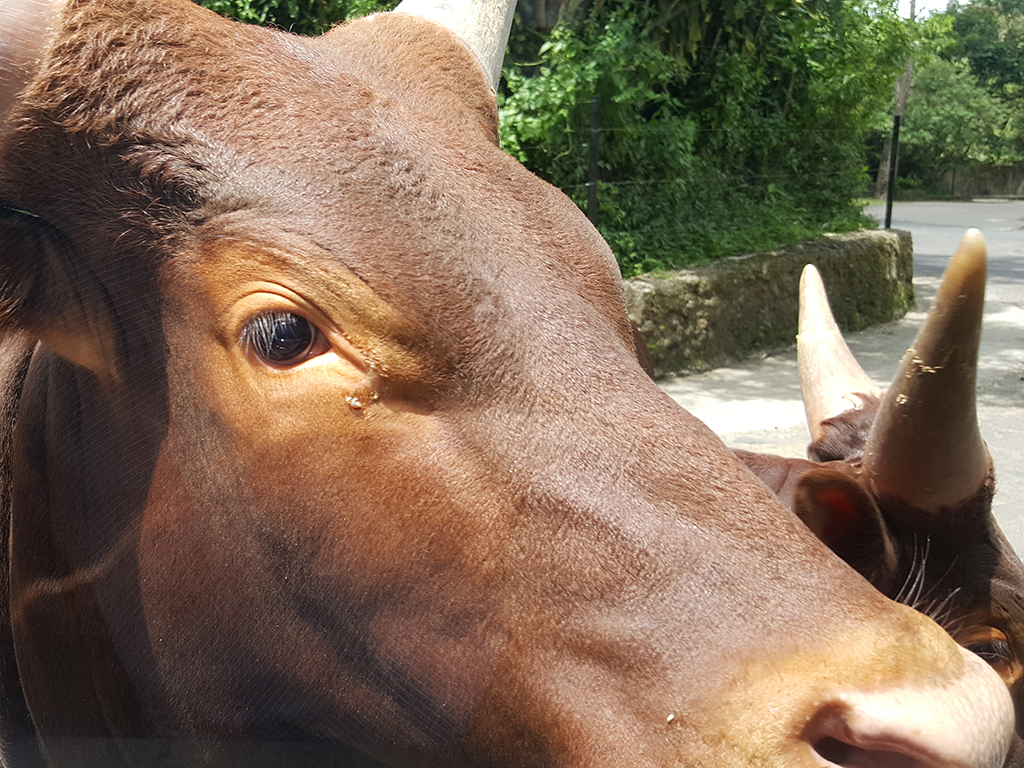
#> input picture images/ani1.jpg, 1024 x 768 px
$ python histogram.py --image ../images/ani1.jpg --histogram_type 5
#> lines starting #> are read from the running program, lines starting #| are printed output that depends on the picture
# 필요한 패키지를 import함
from __future__ import print_function
import argparse
import cv2
import matplotlib.pylab as plt
#from matplotlib import pyplot as plt

def histogram(img):
	length = len(img.shape)
	hist = []

	# 그레이스케일
	if length==2:
		gray = cv2.calcHist([img], [0], None, [256], [0, 256])
		hist.append(gray)

	# 칼라
	elif length==3:
		for idx in range(3):
			element=cv2.calcHist([img], [idx], None, [256], [0, 256])
			hist.append(element)

	return hist

if __name__ == '__main__' :
	# 명령행 인자 처리
	ap = argparse.ArgumentParser()
	ap.add_argument('-i', '--image', required = True, \
			help = 'Path to the input image')
	ap.add_argument('-t', '--histogram_type', \
			type = int, required = True, \
			help = 'histogram type(1: grayscale, 3: color')
	args = vars(ap.parse_args())

	filename = args['image']
	histogram_type = args['histogram_type']

	# OpenCV를 사용하여 영상 데이터 로딩
	image = cv2.imread(filename)
#> image is the input picture: shape (768, 1024, 3); mean B, G, R 87.3, 107.5, 128.3

	if histogram_type == 1:
		# Grayscale 영상으로 변환
		image = cv2.cvtColor(image, cv2.COLOR_BGR2GRAY)

	# 히스토그램 계산
	hist = histogram(image)
#> after the loop in histogram, `for idx in range(3):`: hist = 3 items
#> hist = 3 items

	# 히스토그램 출력
	if len(hist) == 1:
		plt.subplot(1, 2, 1), plt.imshow(image, 'gray')
		plt.title('image'), plt.xticks([]), plt.yticks([])
		plt.subplot(1, 2, 2), plt.plot(hist[0])
		plt.title('histogram'), plt.xlim([0,256])
	else:
		color = ('b', 'g', 'r')
		image = cv2.cvtColor(image, cv2.COLOR_BGR2RGB)
		plt.subplot(1, 2, 1), plt.imshow(image)
		plt.title('image'), plt.xticks([]), plt.yticks([])
		for n, col in enumerate(color):
		    plt.subplot(1, 2, 2)
		    plt.plot(hist[n], color = col)
		plt.title('histogram'), plt.xlim([0,256])
	plt.show()
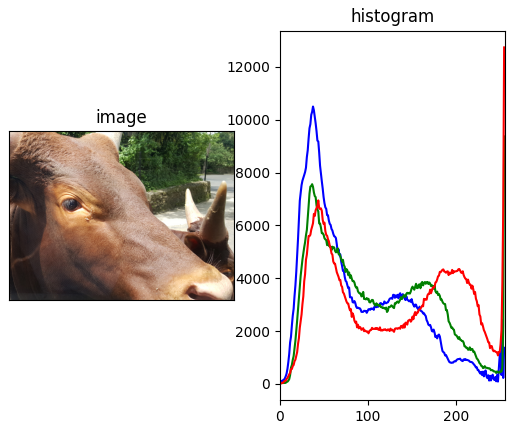
#> figure drawn by matplotlib, 2 panels; panel 2: curve peaks at x = 38, y = 10497; panel 2: curve peaks at x = 255, y = 9366; panel 2: curve peaks at x = 255, y = 12734

$ run again, on images/ani3.jpg
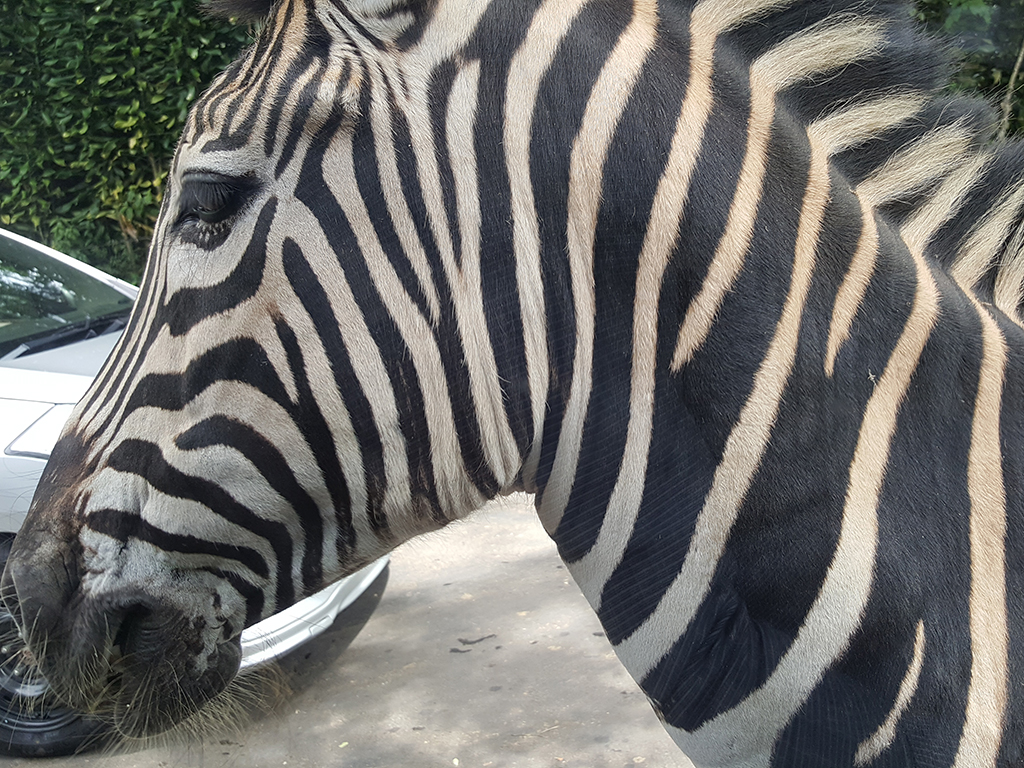
#> input picture images/ani3.jpg, 1024 x 768 px
#> image is the input picture: shape (768, 1024, 3); mean B, G, R 108.6, 111.4, 111.8
#> after the loop in histogram, `for idx in range(3):`: hist = 3 items
#> `plt.show()`:
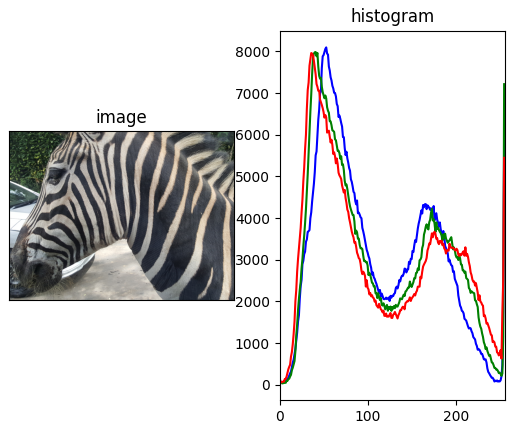
#> figure drawn by matplotlib, 2 panels; panel 2: curve peaks at x = 53, y = 8098; panel 2: curve peaks at x = 41, y = 7987; panel 2: curve peaks at x = 36, y = 7962

$ run again, on images/cable_roi1.jpg
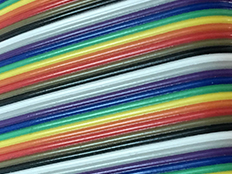
#> input picture images/cable_roi1.jpg, 232 x 174 px
#> image is the input picture: shape (174, 232, 3); mean B, G, R 119.7, 125.1, 120.9
#> after the loop in histogram, `for idx in range(3):`: hist = 3 items
#> `plt.show()`:
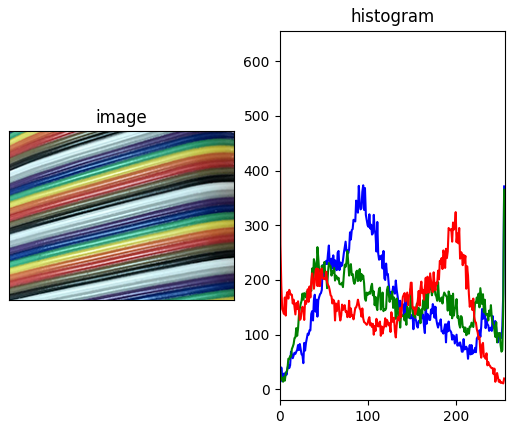
#> figure drawn by matplotlib, 2 panels; panel 2: curve peaks at x = 95, y = 373; panel 2: curve peaks at x = 255, y = 365; panel 2: curve peaks at x = 0, y = 625

$ run again, on images/cable_roi2.jpg
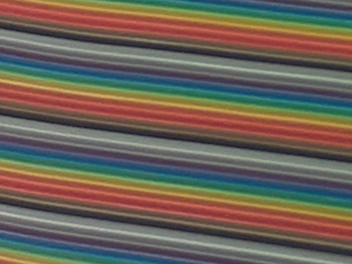
#> input picture images/cable_roi2.jpg, 352 x 264 px
#> image is the input picture: shape (264, 352, 3); mean B, G, R 87.8, 98.6, 108.5
#> after the loop in histogram, `for idx in range(3):`: hist = 3 items
#> `plt.show()`:
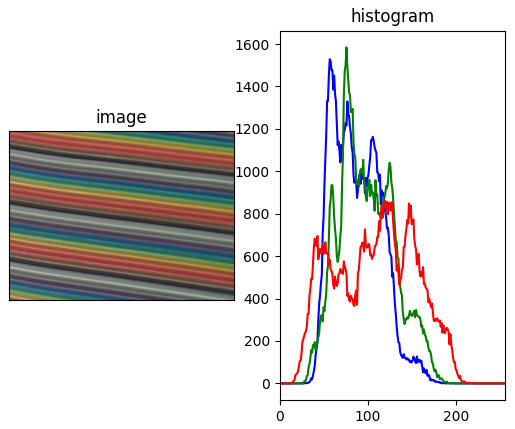
#> figure drawn by matplotlib, 2 panels; panel 2: curve peaks at x = 57, y = 1528; panel 2: curve peaks at x = 76, y = 1584; panel 2: curve peaks at x = 120, y = 860
